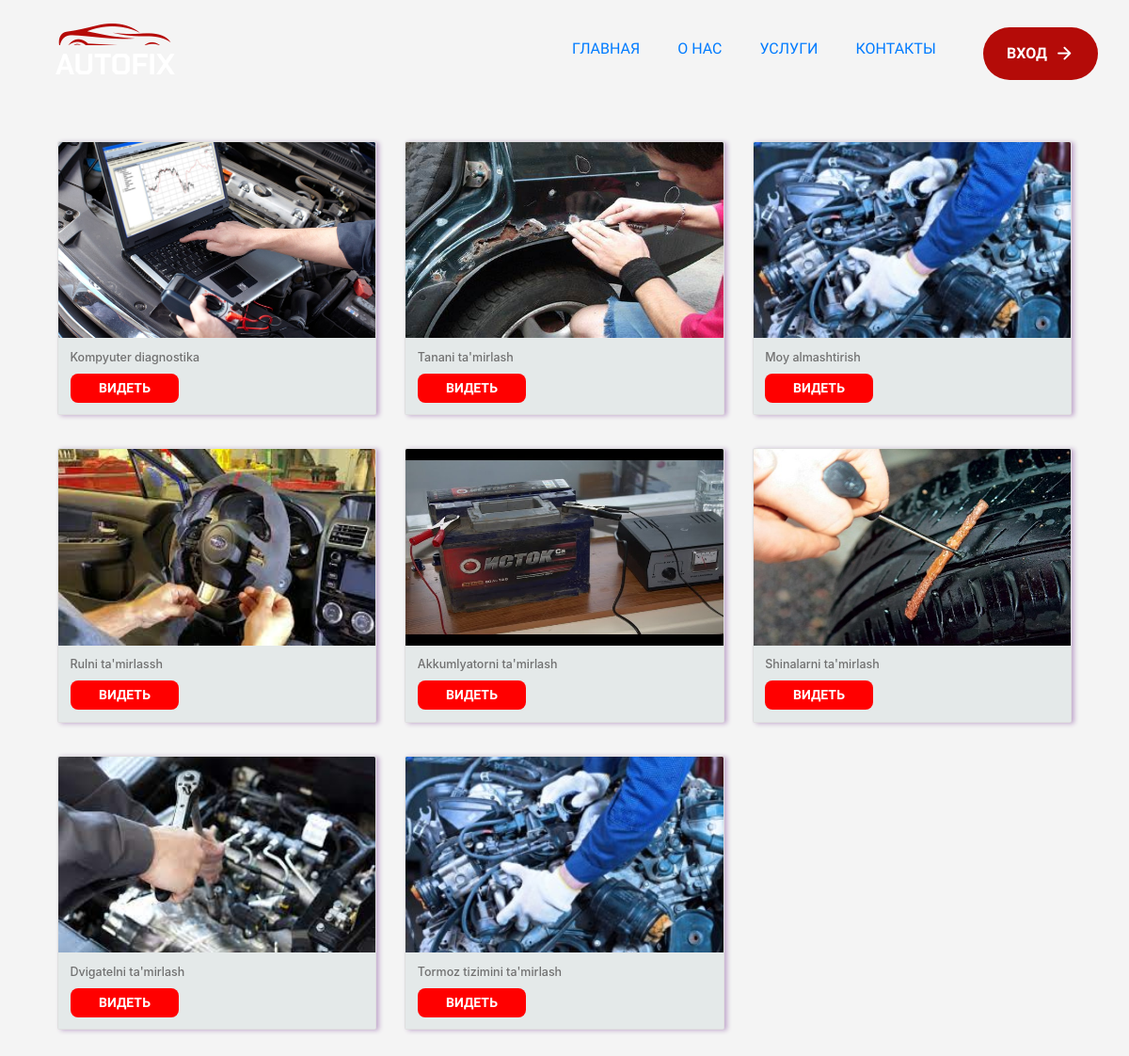
/pgapp/xizmatlar/, run on an earlier commit of the app's database.
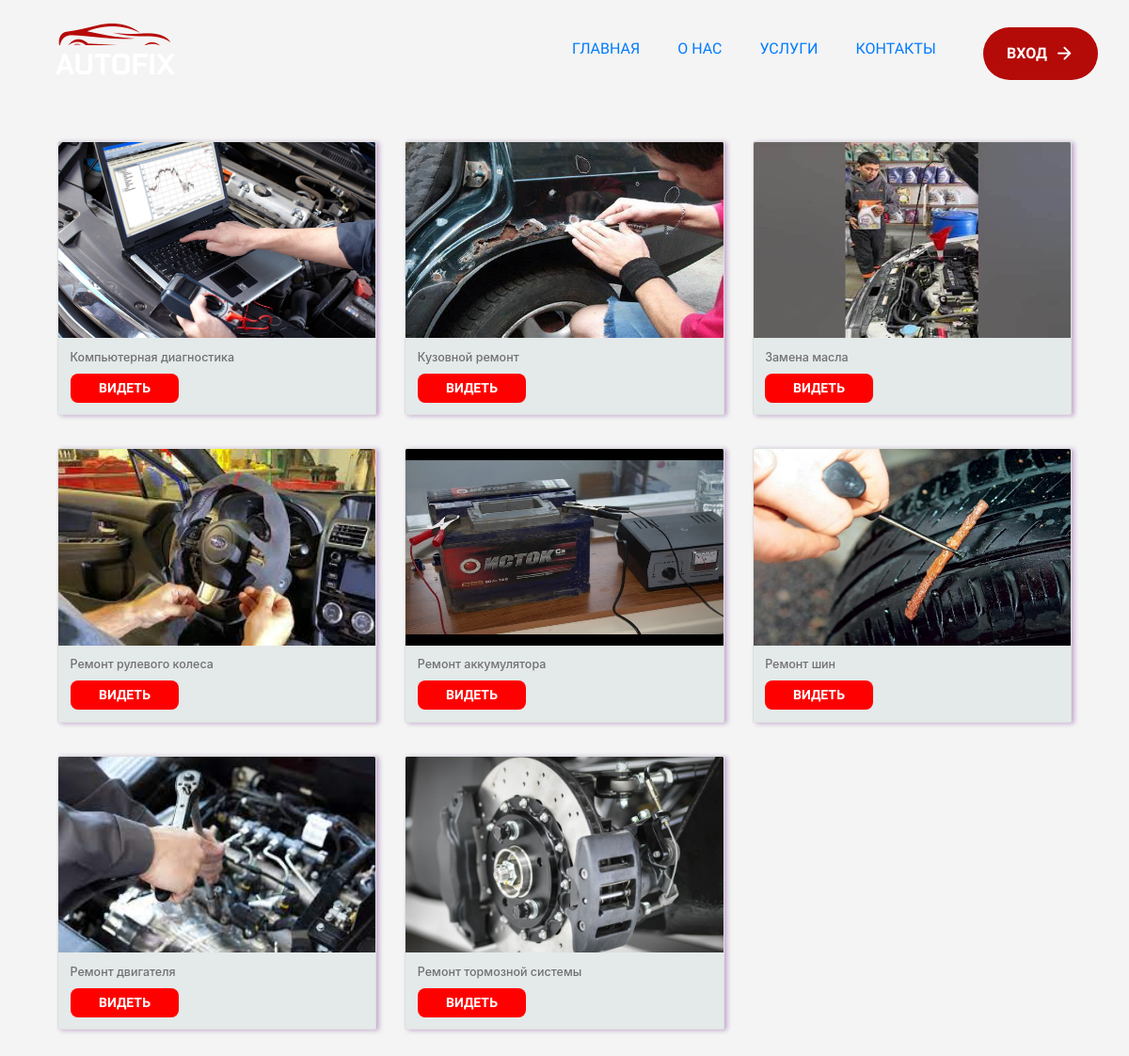
And on a later commit of the database.
### pgapp/models.py (models this page shows, shortened)
class Yonalishlar(models.Model):
    nomi=models.CharField(max_length=200)
    xizmatlar=models.CharField(max_length=200)
    picture=models.ImageField(default='def.jpg')

### pgapp/views.py (the view)
# urls.py: path('xizmatlar/',XizmatView.as_view(),name='hizmatl'),
class XizmatView(View):
    def get(self,request):
        xizmatlar=Yonalishlar.objects.all()
        return render(request,"hizmat.html",{'xizmatlar':xizmatlar})

### pgapp/templates/hizmat.html (shortened to what this page needs)
{% extends 'base.html' %}
{% load static %}
{% block content %}
<link rel="stylesheet" href="{% static 'mijoz/style.css' %}">
<link rel="stylesheet" href="{% static 'mijoz/xizmat.css' %}">
<div class="kalla_ogriq">
  <div class="row container">
    {% for xizmat in xizmatlar %}
      <div class="col-md-4 mb-4 ">
        <div class="card custom-card">
          <img src="{{ xizmat.picture.url }}" class="card-img-top">
          <div class="card-body">
            <h5 class="card-title">{{ xizmat.nomi }}</h5>
            <a href="{% url 'xizdetail' xizmat.id %}" class="btn btn-primary card-button">Видеть</a>
          </div>
        </div>
      </div>
    {% endfor %}
  </div>
</div>
{% endblock content %}

### pgapp/templates/base.html (shortened to what this page needs)
<!DOCTYPE html>
{% load static %}
<html lang="en">
<head>
  <link rel="stylesheet" href="{% static 'mijoz/style.css' %}">
  <link rel="stylesheet" href="https://cdn.jsdelivr.net/npm/bootstrap@4.6.2/dist/css/bootstrap.min.css">
</head>
<body>
<header class="header cls fixed-top">
  <div class="navbar">
    <div class="container">
      <a href="#" class="logo">
        <img src="{% static 'images/logo.png' %}" width="128" height="63" alt="autofix home">
      </a>
      <nav class="navbar" data-navbar>
        <ul class="navbar-list">
          {% if request.user.is_superuser %}
          <li>
            <a href="{% url 'home' %}" class="navbar-link">Главная</a>
          </li>
          <li>
            <a href="{% url 'zakaz' %}" class="navbar-link">получить заказ</a>
          </li>
          <li>
            <a href="{% url 'servis' %}" class="navbar-link">работы на заказ</a>
          </li>
          <li>
            <a href="{% url 'zakazlar' %}" class="navbar-link">заказы</a>
          </li>
             <a href="{% url 'logout' %}" class="btn btn-primary">
                    <span class="span">Выход</span>
                    <span class="material-symbols-rounded">arrow_forward</span>
                  </a>
          {% else %}
          <li>
            <a href="{% url 'home' %}" class="navbar-link">Главная</a>
          </li>
          <li>
            <a href="#about" class="navbar-link">о нас</a>
          </li>
          <li>
            <a href="{% url 'hizmatl' %}" class="navbar-link">услуги</a>
          </li>
          <li>
            <a href="#contact" class="navbar-link">контакты</a>
          </li>
        </ul>
      </nav>
                   {% if request.user.is_authenticated %}
                  <a href="{% url 'logout' %}" class="btn btn-primary">
                    <span class="span">Выход</span>
                    <span class="material-symbols-rounded">arrow_forward</span>
                  </a>
                  {% else %}
                  <a href="{% url 'login' %}" class="btn btn-primary">
                    <span class="span">Вход</span>
                    <span class="material-symbols-rounded">arrow_forward</span>
                  </a>
                  {% endif %}
      {% endif %}
    </div>
  </div>
</header>
<main>
  {% block content %}
  {% endblock content %}
</main>
</body>
</html>

### pgapp/static/mijoz/style.css (style rules this page uses)
:root { --international-orange-engineering: hsl(1, 91%, 37%); --cadet-blue-creyola: hsl(222, 14%, 69%); --oxford-blue-1: hsl(222, 47%, 15%); --oxford-blue-2: hsl(222, 44%, 14%); --oxford-blue-3: hsl(222, 50%, 11%); --sonic-silver: hsl(0, 0%, 44%); --space-cadet: hsl(222, 44%, 18%); --pastel-pink: hsl(1, 53%, 75%); --eerie-black: hsl(0, 0%, 15%); --light-gray: hsl(0, 0%, 80%); --white: hsl(0, 0%, 100%); --ff-chakra-petch: 'Chakra Petch', sans-serif; --ff-mulish: 'Mulish', sans-serif; --fs-1: 3.5rem; --fs-2: 3rem; --fs-3: 2.4rem; --fs-4: 1.8rem; --fs-5: 1.4rem; --fs-6: 1.2rem; --fw-400: 400; --fw-600: 600; --fw-700: 700; --section-padding: 60px; --shadow: 0px 0px 100px 0px hsl(216, 9%, 90%); --radius-pill: 100px; --radius-circle: 50%; --transition: 0.25s ease; --cubic-out: cubic-bezier(0.05, 0.83, 0.52, 0.97); }
*, *::before, *::after { margin: 0; padding: 0; box-sizing: border-box; }
li { list-style: none; }
a, img, span, button { display: block; }
a { color: inherit; text-decoration: none; }
img { height: auto; }
html { font-family: var(--ff-mulish); font-size: 10px; scroll-behavior: smooth; }
body { background-color: var(--white); color: var(--sonic-silver); font-size: 1.6rem; line-height: 1.5; }
.container { padding-inline: 16px; }
.material-symbols-rounded { --fs: 1em; font-variation-settings: 'FILL' 0, 'wght' 600, 'GRAD' 0, 'opsz' 40; font-size: var(--fs); width: 1em; overflow: hidden; }
.btn { background-color: var(--international-orange-engineering); color: var(--white); max-width: max-content; font-family: var(--ff-chakra-petch); font-weight: var(--fw-600); text-transform: uppercase; display: flex; align-items: center; gap: 8px; padding: 12px 20px; border: 1px solid transparent; border-radius: var(--radius-pill); transition: var(--transition); will-change: transform; }
.header .btn { display: none; }
.header { position: absolute; top: 0; left: 0; width: 100%; padding: 1px 15px; padding-inline-start:40px; z-index: 4; }
.header .container { display: flex; justify-content: space-between; align-items: center; }
.logo img { width: 100px; }
.navbar { position: absolute; top: 100px; right: 30px; background-color: var(--international-orange-engineering); min-width: max-content; width: 30%; transform: translateY(20px); opacity: 0; visibility: hidden; transition: 0.25s var(--cubic-out); z-index: 2; }
.navbar-link { font-family: var(--ff-chakra-petch); font-size: var(--fs-5); text-transform: uppercase; color: var(--blue); padding: 10px 20px; transition: var(--transition); }
@media (min-width: 575px) { :root { --fs-2: 4rem; --fs-3: 2.8rem; --fs-4: 2rem; } }
@media (min-width: 575px) { .container { max-width: 540px; width: 100%; margin-inline: auto; } }
@media (min-width: 768px) { :root { --fs-1: 4rem; --fs-2: 5rem; --fs-3: 3.4rem; } }
@media (min-width: 768px) { .container, .hero-content { max-width: 720px; } }
@media (min-width: 768px) { .btn { padding: 16px 32px; } }
@media (min-width: 992px) { :root { --fs-2: 4.4rem; --fs-3: 3.8rem; --fs-4: 2.2rem; --section-padding: 100px; } }
@media (min-width: 992px) { .container { max-width: 960px; } }
@media (min-width: 992px) { .header .container { gap: 30px; } }
@media (min-width: 992px) { .navbar, .navbar.active { all: unset; display: block; margin-inline-start: auto; } }
@media (min-width: 992px) { .navbar-list { display: flex; } }
@media (min-width: 992px) { .navbar-link { position: relative; font-size: unset; } }
@media (min-width: 992px) { .navbar-link::after { content: url("../images/nav-before-img.png"); position: absolute; bottom: -8px; left: 50%; transform: translateX(-50%); opacity: 0; } }
@media (min-width: 992px) { .header .btn { display: flex; padding: 12px 24px; font-size: var(--fs-5); } }
@media (min-width: 1200px) { :root { --fs-2: 5rem; --fs-3: 4.6rem; } }
@media (min-width: 1200px) { .container, .hero .container { max-width: 1140px; } }
@media (min-width: 1200px) { .btn { padding: 18px 36px; } }
@media (min-width: 1200px) { .btn .material-symbols-rounded { --fs: 1.3em; } }
@media (min-width: 1200px) { .header { padding-block: 25px; } }
@media (min-width: 1200px) { .logo img { width: 128px; } }
@media (min-width: 1200px) { .header .btn { font-size: unset; padding-block: 15px; } }

What changed in the data, as far as the page shows it:
removed Yonalishlar: picture (picture), nomi "Moy almashtirish"
removed Yonalishlar: picture (picture), nomi "Tormoz tizimini ta'mirlash"
changed Yonalishlar: nomi "Kompyuter diagnostika" → "Компьютерная диагностика"
changed Yonalishlar: nomi "Tanani ta'mirlash" → "Кузовной ремонт"
added Yonalishlar: picture (picture), nomi "Замена масла"
changed Yonalishlar: nomi "Rulni ta'mirlassh" → "Ремонт рулевого колеса"
changed Yonalishlar: nomi "Akkumlyatorni ta'mirlash" → "Ремонт аккумулятора"
changed Yonalishlar: nomi "Shinalarni ta'mirlash" → "Ремонт шин"
changed Yonalishlar: nomi "Dvigatelni ta'mirlash" → "Ремонт двигателя"
added Yonalishlar: picture (picture), nomi "Ремонт тормозной системы"
